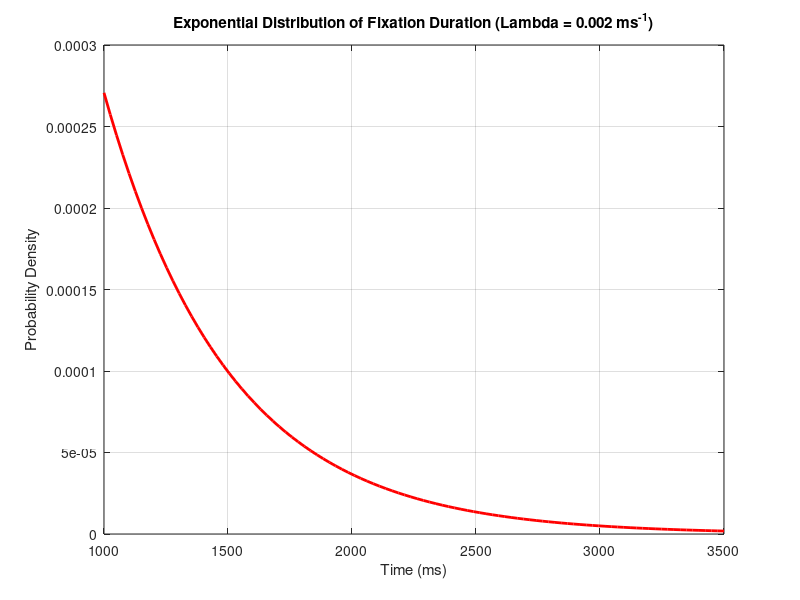

MATLAB code for this plot:
% Completed with input from Copilot
% Reference paper: "The effect of cancer and cancer treatment on attention control: evidence
% from anti-saccade performance" (Edelman et al., 2024)
% doi:  https://doi.org/10.1007/s11764-024-01711-2
% Generating a graph of the fixation interval described in the Methods
% section.
lambda = 0.002; % Rate parameter (lambda)

% Define the x values for the PDF
x = linspace(1000, 3500)

% Calculate the PDF of the exponential distribution
pdf = exppdf(x, 1/lambda); % Note: exppdf uses mean (1/lambda)

% Create a figure
figure;

% Plot the PDF
plot(x, pdf, 'r-', 'LineWidth', 2)
xlabel('Time (ms)');
ylabel('Probability Density');
title('Exponential Distribution of Fixation Duration (Lambda = 0.002 ms^{-1})');
grid on;

mean_fixation_period = 1000 + (1/lambda); % The mean fixation period is the starting point
% (1000 ms) plus 1/lambda.
fprintf('Mean fixation period: %.2f ms\n', mean_fixation_period);
